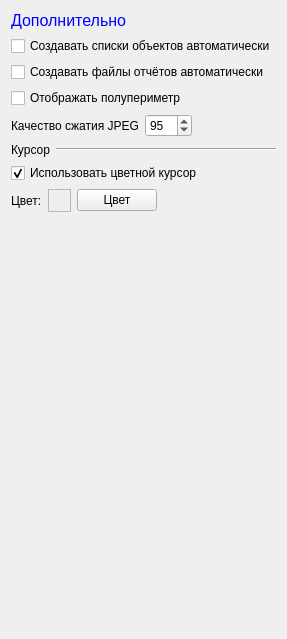
      <widget class="QWidget" name="AddedFrm">
       <layout class="QVBoxLayout" name="verticalLayout_3">
        <item>
         <widget class="QLabel" name="label_22">
          <property name="text">
           <string>&lt;!DOCTYPE HTML PUBLIC &quot;-//W3C//DTD HTML 4.0//EN&quot; &quot;http://www.w3.org/TR/REC-html40/strict.dtd&quot;&gt;
&lt;html&gt;&lt;head&gt;&lt;meta name=&quot;qrichtext&quot; content=&quot;1&quot; /&gt;&lt;style type=&quot;text/css&quot;&gt;
p, li { white-space: pre-wrap; }
&lt;/style&gt;&lt;/head&gt;&lt;body style=&quot; font-family:'MS Shell Dlg 2'; font-size:8pt; font-weight:400; font-style:normal;&quot;&gt;
&lt;p style=&quot; margin-top:0px; margin-bottom:0px; margin-left:0px; margin-right:0px; -qt-block-indent:0; text-indent:0px;&quot;&gt;&lt;span style=&quot; font-size:12pt; color:#0000ff;&quot;&gt;Дополнительно&lt;/span&gt;&lt;/p&gt;&lt;/body&gt;&lt;/html&gt;</string>
          </property>
         </widget>
        </item>
        <item>
         <widget class="QCheckBox" name="objectTableFileCreateAutoChB">
          <property name="text">
           <string>Создавать списки объектов автоматически</string>
          </property>
         </widget>
        </item>
        <item>
         <widget class="QCheckBox" name="htmlFileCreateAutoChB">
          <property name="text">
           <string>Создавать файлы отчётов автоматически</string>
          </property>
         </widget>
        </item>
        <item>
         <widget class="QCheckBox" name="halfArcLengthChB">
          <property name="text">
           <string>Отображать полупериметр</string>
          </property>
         </widget>
        </item>
        <item>
         <layout class="QHBoxLayout" name="horizontalLayout_10">
          <item>
           <layout class="QHBoxLayout" name="horizontalLayout_9">
            <item>
             <widget class="QLabel" name="jpegQualityL">
              <property name="text">
               <string>Качество сжатия JPEG</string>
              </property>
             </widget>
            </item>
            <item>
             <widget class="QSpinBox" name="jpegQualitySB">
              <property name="minimum">
               <number>1</number>
              </property>
              <property name="maximum">
               <number>100</number>
              </property>
              <property name="value">
               <number>95</number>
              </property>
             </widget>
            </item>
           </layout>
          </item>
          <item>
           <spacer name="horizontalSpacer_2">
            <property name="orientation">
             <enum>Qt::Horizontal</enum>
            </property>
            <property name="sizeHint" stdset="0">
             <size>
              <width>40</width>
              <height>20</height>
             </size>
            </property>
           </spacer>
          </item>
         </layout>
        </item>
        <item>
         <layout class="QHBoxLayout" name="horizontalLayout_12">
          <item>
           <widget class="QLabel" name="label_8">
            <property name="text">
             <string>Курсор</string>
            </property>
           </widget>
          </item>
          <item>
           <widget class="Line" name="line_7">
            <property name="sizePolicy">
             <sizepolicy hsizetype="Expanding" vsizetype="Fixed">
              <horstretch>0</horstretch>
              <verstretch>0</verstretch>
             </sizepolicy>
            </property>
            <property name="orientation">
             <enum>Qt::Horizontal</enum>
            </property>
           </widget>
          </item>
         </layout>
        </item>
        <item>
         <widget class="QCheckBox" name="useColorCursorChB">
          <property name="enabled">
           <bool>true</bool>
          </property>
          <property name="text">
           <string>Использовать цветной курсор</string>
          </property>
          <property name="checked">
           <bool>true</bool>
          </property>
         </widget>
        </item>
        <item>
         <layout class="QHBoxLayout" name="horizontalLayout_11">
          <item>
           <widget class="QLabel" name="colorCursorL">
            <property name="text">
             <string>Цвет:</string>
            </property>
           </widget>
          </item>
          <item>
           <widget class="QFrame" name="colorCursorFrame">
            <property name="sizePolicy">
             <sizepolicy hsizetype="Preferred" vsizetype="Preferred">
              <horstretch>23</horstretch>
              <verstretch>23</verstretch>
             </sizepolicy>
            </property>
            <property name="minimumSize">
             <size>
              <width>23</width>
              <height>23</height>
             </size>
            </property>
            <property name="maximumSize">
             <size>
              <width>23</width>
              <height>23</height>
             </size>
            </property>
            <property name="autoFillBackground">
             <bool>true</bool>
            </property>
            <property name="styleSheet">
             <string notr="true"/>
            </property>
            <property name="frameShape">
             <enum>QFrame::StyledPanel</enum>
            </property>
            <property name="frameShadow">
             <enum>QFrame::Sunken</enum>
            </property>
            <property name="lineWidth">
             <number>2</number>
            </property>
           </widget>
          </item>
          <item>
           <widget class="QPushButton" name="colorCursorPB">
            <property name="text">
             <string>Цвет</string>
            </property>
           </widget>
          </item>
          <item>
           <spacer name="horizontalSpacer_3">
            <property name="orientation">
             <enum>Qt::Horizontal</enum>
            </property>
            <property name="sizeHint" stdset="0">
             <size>
              <width>40</width>
              <height>20</height>
             </size>
            </property>
           </spacer>
          </item>
         </layout>
        </item>
        <item>
         <spacer name="verticalSpacer">
          <property name="orientation">
           <enum>Qt::Vertical</enum>
          </property>
          <property name="sizeHint" stdset="0">
           <size>
            <width>20</width>
            <height>416</height>
           </size>
          </property>
         </spacer>
        </item>
       </layout>
      </widget>
